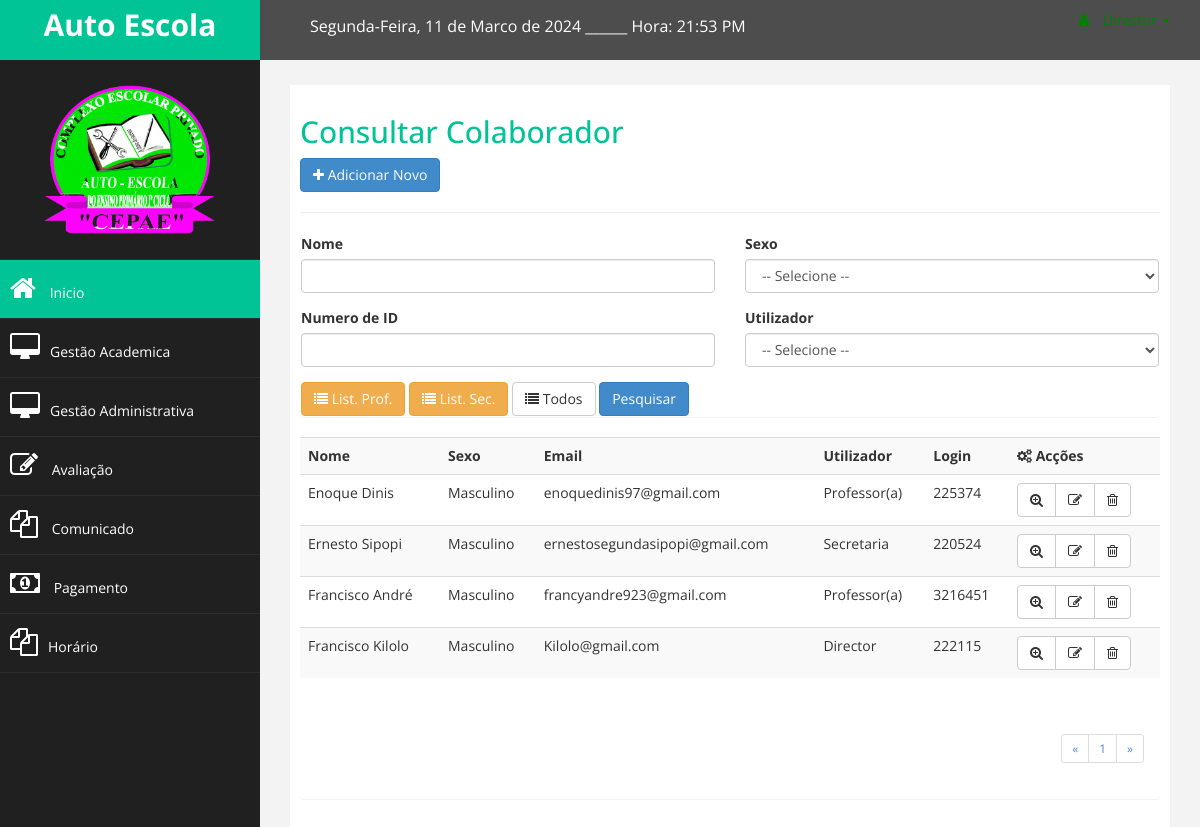
The app's page /admin/list_usuario.php (signed in) with its own data.
### tables this page shows
CREATE TABLE `usuario` (
  `id_usuario` int(11) NOT NULL,
  `nome_usuario` varchar(50) NOT NULL,
  `tipo_documento` varchar(30) NOT NULL,
  `num_documento` varchar(30) DEFAULT NULL,
  `sexo` enum('Masculino','Feminino') NOT NULL,
  `tel1` varchar(30) NOT NULL,
  `email` varchar(30) DEFAULT NULL,
  `tipo` varchar(30) NOT NULL,
  `ativo` tinyint(1) NOT NULL,
  `login` int(6) NOT NULL,
  `senha` varchar(100) NOT NULL
);

### admin/list_usuario.php (the view, shortened to what this page needs)
<?php
require_once '../db_connect.php';
$pagina_atual = filter_input(INPUT_GET,'pagina', FILTER_SANITIZE_NUMBER_INT);
$pagina = (!empty($pagina_atual)) ? $pagina_atual : 1;
$qnt_result_pg = 4;
$inicio = ($qnt_result_pg * $pagina) - $qnt_result_pg;
$nome = isset($_POST['nome'])?$_POST['nome']:"";
$sexo = isset($_POST['sexo'])?$_POST['sexo']:"";
$bi = isset($_POST['bi'])?$_POST['bi']:"";
$tipo = isset($_POST['tipo'])?$_POST['tipo']:"";
$sql = "SELECT * FROM usuario Where tipo != 'Aluno' and nome_usuario like '$nome%'
and tipo like '$tipo%' and sexo like '$sexo%' and  num_documento like '$bi%' order by nome_usuario LIMIT $inicio, $qnt_result_pg ";
$consulta = mysqli_query($connect, $sql);
?>
           <?php
            include_once 'menu_rod/menu_admin.php';
            ?>
        <div id="page-wrapper" >
            <div id="page-inner">
                <div class="row">
                    <div class="col-md-12">
                     <h2>Consultar Colaborador</h2>
                     <a href="registar_usuario.php" class="btn btn-primary"><i class="fa fa-plus"></i> Adicionar Novo</a>
                    </div>
                </div>
                  <hr />
                <div class="row">
                    <div class="col-lg-12">
                        <section class="panel">
                        <form action="" method="POST">
                            <div class="row">
                                <div class="col-md-6">
                                    <div class="form-group">
                                        <label>Nome</label>
                                        <input type="text" name="nome"  class="form-control" />
                                    </div>
                                </div>
                                <div class="col-md-6">
                                    <div class="form-group">
                                        <label>Sexo</label>
                                        <select class="form-control" name="sexo" id="sexo">
                                            <option value="">-- Selecione --</option>
                                        </select>
                                    </div>
                                </div>
                                <div class="col-md-6">
                                    <div class="form-group">
                                        <label>Numero de ID</label>
                                        <input type="text" name="bi"  class="form-control" />
                                    </div>
                                </div>
                                <div class="col-md-6">
                                    <div class="form-group">
                                        <label>Utilizador</label>
                                        <select class="form-control" name="tipo" id="">
                                            <option value="">-- Selecione --</option>
                                        </select>
                                    </div>
                                </div>
                                <div class="col-md-6">
                                    <a href="list_prof.php" type="submit" class="btn btn-warning"><i class="fa fa-list"></i> List. Prof.</a>
                                    <a href="list_sec.php" type="submit" class="btn btn-warning"><i class="fa fa-list"></i> List. Sec.</a>
                                    <a href="list_usuario.php" type="submit" class="btn btn-default"><i class="fa fa-list"></i> Todos</a>
                                    <input type="submit" value="Pesquisar" class="btn btn-primary">
                                </div>
                            </div>
                        </form>
                    </div>
                    </div>
                        <table class="table table-striped table-advance table-hover">
                                <tbody>
                                <tr>
                                    <th> Nome </th>
                                    <th> Sexo</th>
                                    <th> Email</th>
                                    <th> Utilizador</th>
                                    <th> Login</th>
                                    <th><i class="fa fa-cogs"></i> Acções</th>
                                </tr>
                                <?php
                                while($exibirRegistros = mysqli_fetch_array($consulta)):
                                ?>
                                <tr>
                                    <td><?php echo $exibirRegistros['nome_usuario']; ?></td>
                                    <td><?php echo $exibirRegistros['sexo']; ?></td>
                                    <td><?php echo $exibirRegistros['email']; ?></td>
                                    <td><?php echo $exibirRegistros['tipo']; ?></td>
                                    <td><?php echo $exibirRegistros['login']; ?></td>
                                    <td>
                                    <div class="btn-group">
                                    <a class="btn btn-default" href="vs_perfil.php?usid=<?php echo $exibirRegistros['id_usuario']; ?>&tpus=<?php echo $exibirRegistros['tipo']; ?>"><i class="fa fa-search-plus"></i></a>
                                    <a class="btn btn-default" href="editar_colab.php?id=<?php echo $exibirRegistros['id_usuario']; ?>&tp=<?php echo $exibirRegistros['tipo']; ?>"><i class="fa fa-edit"></i></a>
                                    <a class="btn btn-default" href="deletar_colab.php?id=<?php echo $exibirRegistros['id_usuario']; ?>&tp=<?php echo $exibirRegistros['tipo']; ?>"><i class="fa fa-trash-o"></i></a>
                                    </div>
                                    </td>
                                </tr>
                                <?php endwhile;
                                $result_pg = "SELECT COUNT(id_usuario) AS num_result FROM usuario where tipo!='Aluno'";
                                $resultado_pg = mysqli_query($connect, $result_pg);
                                $row_pg = mysqli_fetch_assoc($resultado_pg);
                                $quantidade_pg = ceil($row_pg['num_result'] / $qnt_result_pg);
                            ?>
                            </tbody>
                        </table>
			<section class="panel">
                <div class="panel-body">
                    <div>
                        <ul class="pagination pagination-sm pull-right">
                            <li><?PHP echo "<a href='list_usuario.php?pagina=1'>«</a>"?></li>
                                                        <li><?PHP echo "<a href='list_usuario.php?pagina=$pagina'> $pagina</a>";?></li>
                                            <li><?PHP echo "<a href='list_usuario.php?pagina=$quantidade_pg'>»</a>"?></li>
                        </ul>
                    </div>
              </div>
            </section>
                </div>
            </div>
        </div>
     <?php
         include_once 'menu_rod/rod_admin.php';
     ?>

### assets/css/dustom.css (style rules this page uses)
body { font-family: 'Open Sans', sans-serif; }
#page-wrapper { padding: 15px 15px; min-height: 600px; background:#F3F3F3; }
#page-inner { width:100%; margin:10px 20px 10px 0px; background:#fff; padding:10px; min-height:1200px; }
h2 { color: #00c396; }
@media (min-width:768px) { #page-wrapper { margin: 0 0 0 260px; padding: 15px 30px; min-height: 1200px; } }

### records on screen
usuario: nome_usuario "Enoque Dinis", sexo "Masculino", email "enoquedinis97@gmail.com", tipo "Professor(a)", login "225374"
usuario: nome_usuario "Ernesto Sipopi", sexo "Masculino", email "ernestosegundasipopi@gmail.com", tipo "Secretaria", login "220524"
usuario: nome_usuario "Francisco André", sexo "Masculino", email "francyandre923@gmail.com", tipo "Professor(a)", login "3216451"
usuario: nome_usuario "Francisco Kilolo", sexo "Masculino", email "Kilolo@gmail.com", tipo "Director", login "222115"

### other values on screen
$pagina "1"
